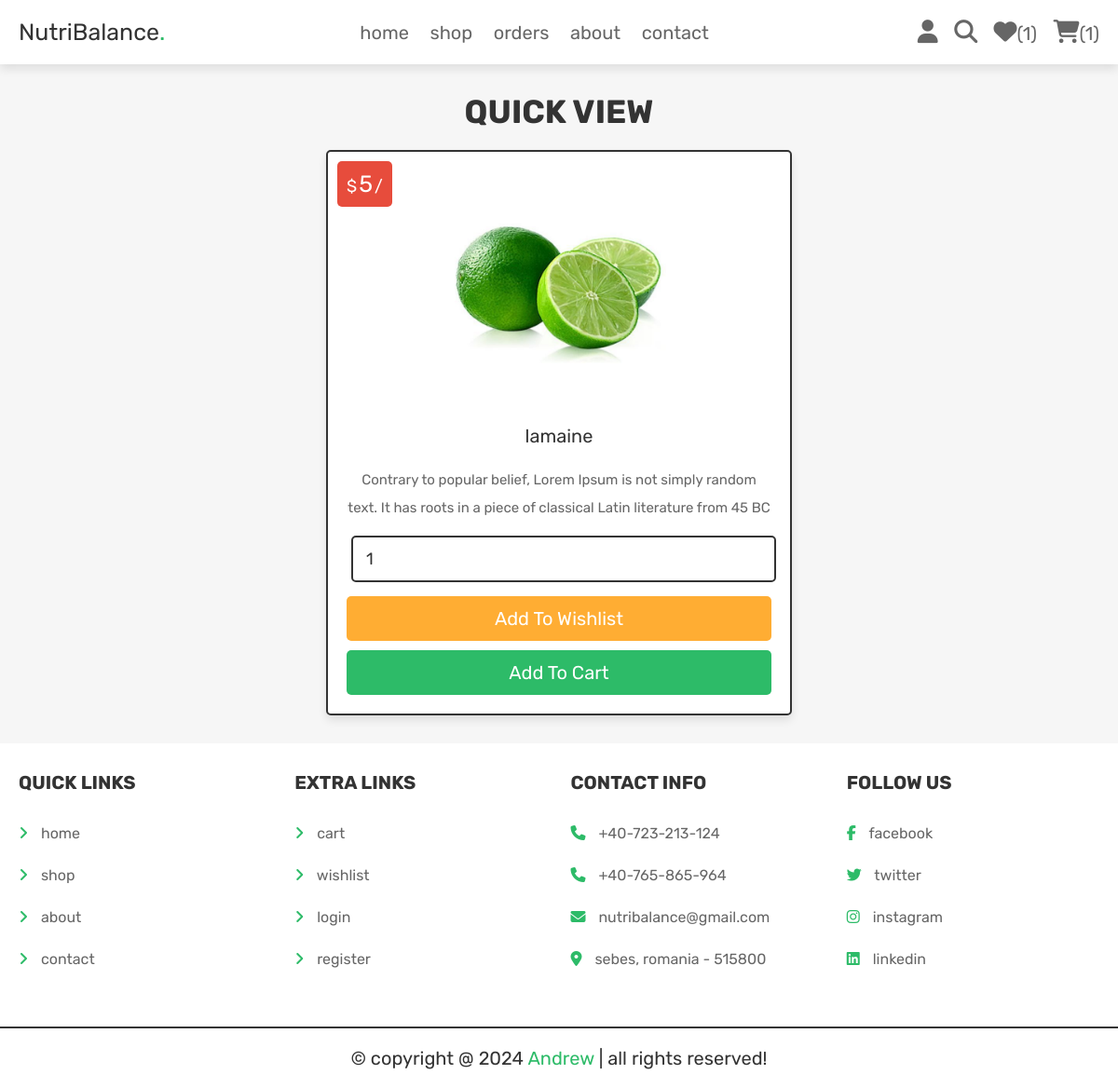
/view_page.php?cid=2 (signed in), run on the app's committed database.
### tables this page shows
CREATE TABLE `products` (
  `id` int NOT NULL,
  `nume` varchar(150) NOT NULL,
  `categorie` varchar(30) NOT NULL,
  `detalii` varchar(500) NOT NULL,
  `pret` int NOT NULL,
  `imagine` varchar(150) NOT NULL
);

### view_page.php (the view, shortened to what this page needs)
<?php
include 'conexiune.php';
?>
<!DOCTYPE html>
<html lang="en">
<head>
 <link rel="stylesheet" href="https://cdnjs.cloudflare.com/ajax/libs/font-awesome/6.5.2/css/all.min.css">
<link rel="stylesheet" href="CSS/style.css">
</head>
<body>
<?php include 'header.php';?>
<section class="quick-view">
   <h1 class="title">quick view</h1>
   <?php
      $cid = $_GET['cid'];
      $select_products = $conexiune->prepare("SELECT * FROM `products` WHERE id=? ");
      $select_products->bind_param('i', $cid);
      $select_products->execute();
      $result_products = $select_products->get_result();
      if($result_products->num_rows > 0){
        while($fetch_products = $result_products->fetch_assoc()){
    ?>
    <form action="" class="box" method ="POST">
        <div class="price">$<span><?= $fetch_products['pret']; ?></span>/</div>
        <img src="intrare_img/<?= $fetch_products['imagine']; ?>" alt="">
        <div class="name"><?= $fetch_products['nume']; ?></div>
        <div class="details"><?= $fetch_products['detalii']; ?></div>
        <input type="number" min="1" value="1" name="p_qty" class = "qty">
        <input type="submit" value="add to wishlist" class="option-btn" name= "add_to_wishlist">
        <input type="submit" value="add to cart" class="btn" name= "add_to_cart">
    </form>
    <?php
    }
    }else{
     echo '<p class="empty">no products added yet!</p>';
    }
    ?>
</section>
<?php include 'footer.php';
?>
</body>
</html>

### CSS/style.css (style rules this page uses)
.quick-view .box { max-width: 50rem; padding: 2rem; text-align: center; border: var(--border); background-color: var(--white); box-shadow: var(--box-shadow); border-radius: 0.5rem; position: relative; margin: 0 auto; }
.quick-view .box img { height: 25rem; margin-bottom: 1rem; }
.quick-view .box .price { position: absolute; top: 1rem; left: 1rem; padding: 1rem; border-radius: 0.5rem; background-color: var(--red); font-size: 1.8rem; color: var(--white); }
.quick-view .box .price span { font-size: 2.5rem; color: var(--white); margin: 0 0.2rem; }
.quick-view .box .qty { margin: 0.5rem; border-radius: 0.5rem; padding: 1.2rem 1.4rem; font-size: 1.8rem; color: var(--black); border: var(--border); width: 100%; }
.quick-view .box .name { font-size: 2rem; color: var(--black); padding: 1rem 0; }
.quick-view .box .details { padding: 1rem 0; line-height: 2; font-size: 1.5rem; color: var(--light-color); }

### CSS/componente.css (style rules this page uses)
:root { --green: #2dbb68; --orange: #ffad33; --red: #e74c3c; --black: #333; --light-color: #666; --white: #fff; --light-bg: #f6f6f6; --border: 0.2rem solid var(--black); --box-shadow: 0 0.5rem 1rem rgba(0, 0, 0, 0.1); }
* { font-family: "Rubik", sans-serif; margin: 0; padding: 0; box-sizing: border-box; outline: none; border: none; text-decoration: none; color: var(--black); }
body { background-color: var(--light-bg); }
html { font-size: 62.5%; overflow-x: hidden; scroll-behavior: smooth; scroll-padding-top: 6.5rem; }
section { padding: 3rem 2rem; max-width: 1200px; margin: 0 auto; }
.btn, .delete-btn, .option-btn { width: 100%; margin-top: 1rem; border-radius: 0.5rem; padding: 1.2rem 1.4rem; display: block; font-size: 2rem; color: var(--white); cursor: pointer; text-transform: capitalize; text-align: center; }
.btn { background-color: var(--green); }
.option-btn { background-color: var(--orange); }
.title { text-align: center; margin-bottom: 2rem; text-transform: uppercase; color: var(--black); font-size: 3.5rem; }

### data on the page
products: pret "5", imagine (picture), nume "lamaine", detalii "Contrary to popular belief, Lorem Ipsum is not simply random text. It has roots in a piece of classical Latin literature from 45 BC"

### other printed values
$result_countwish->num_rows "1"
$result_count->num_rows "1"
